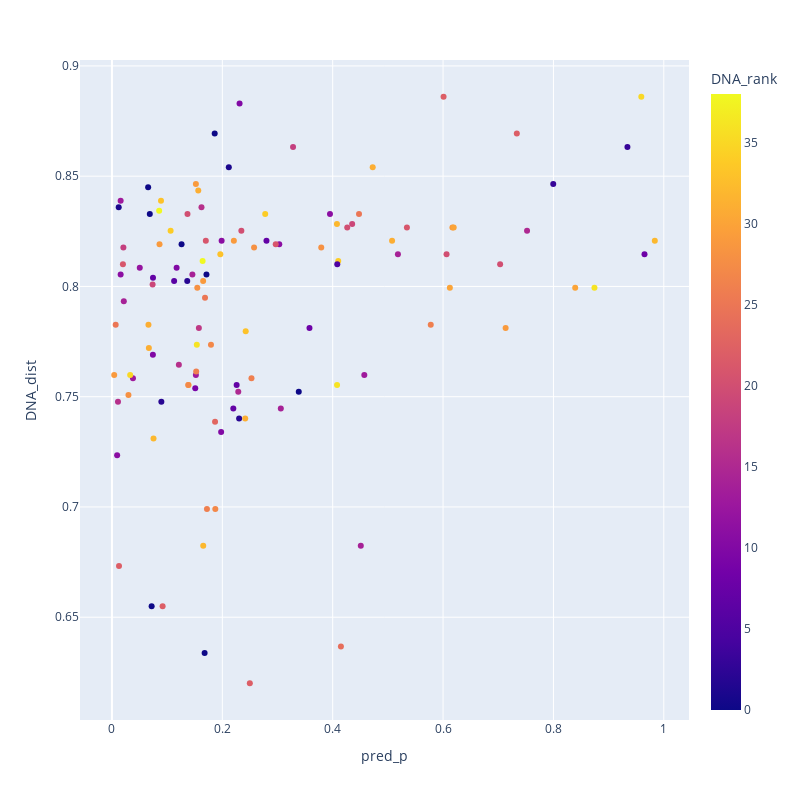

This figure's notebook cell:
### Code cell
import plotly.express as px
px.scatter(top3.reset_index(),
           x="pred_p",
           y="DNA_dist",
           color="DNA_rank",
           hover_data=["outlier", "taxa"],
           width=800,
           height=800)
